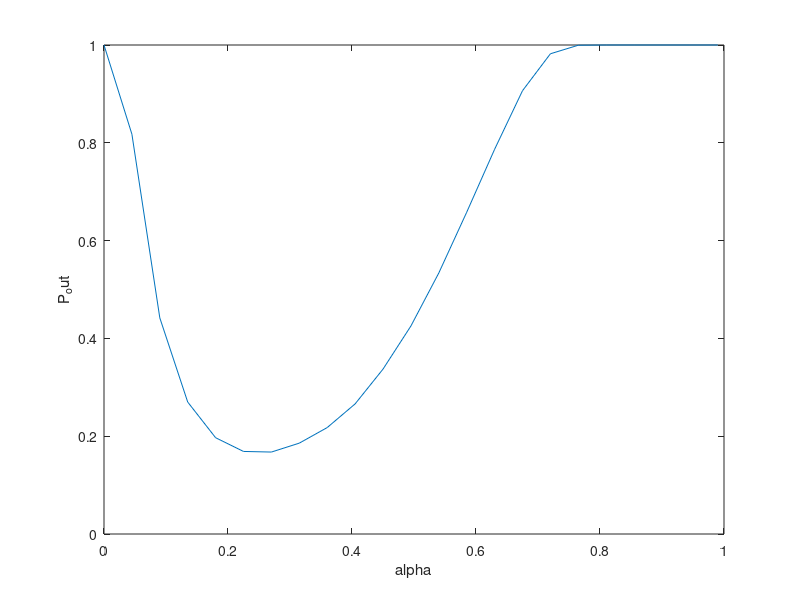

The MATLAB source for this figure:
clear
clc
L=1; % Number of Relays

N = 1e5;    % Samples   
Ns = 5;


NRi = zeros(L,1)'+ 4 ;  % Assuming all Realy have same number of antennas
Nd = 4;

mu_1i = [5 1]; 
mu_2i = [1 1];
mu_3i = [1 4];
mu_4i = [2 1];

I_sx = 2;
I_RiX = 2;
lambda2 = 1;
lambda3 = 1;
mu2=1/lambda2;
mu3=1/lambda2;
Pp = 1;
ita = 1;

R = 1;
T = 1;

% No = 1;
% sigma1sq = 1;
% C1 = sigma1sq*Pp + No;
% sigma2sq = 1;
% C2 = sigma2sq*Pp + No;

C1=1;C2=1;

% alpha = 0.2;
o=1;
for alpha = 0:0.045:1
                                     % Channel Initialization
    
                        % Ui
                        % i=1 for all term with suffix 'i'
    
    % Energy Harvesting Phase of Source
    
    hpsj_Nxj = exprnd(mu2, N, Ns);    % [ P --> Sj ] Nxj 
    Pt_Sj_max_Nx1 = (2*ita .*Pp.* (alpha./(1-alpha))).* sum (hpsj_Nxj,2);
    
    % End of Energy Harvesting Phase of Source
    
    hsjx_Nxj = exprnd(mu3, N, Ns); % [Sj --> X] Nxj
    X2_Nxj_U = (I_sx./hsjx_Nxj); % X2 = Ith/hsjx
    X_Nxj_U = min(Pt_Sj_max_Nx1,X2_Nxj_U); % X = min{Pt sj max , Ith/hsjx}
    
    hsjrik_kxjxN = exprnd(mu_1i(1),NRi(1),Ns,N); % [Sj --> R1k] NR1xNs
    Yi_1xjxN_U = sum(hsjrik_kxjxN,1); % Sum k = 1 --> k = NR1
    
    if Ns>1                                 % Logic make sure concatenate is correct for Ns=1 (it has to do with how squeeze works) 
        Yi_Nxj_U = squeeze(Yi_1xjxN_U)';   % Logic to reduce one dimention
    else
         Yi_Nxj_U = squeeze(Yi_1xjxN_U) ;   % Logic to reduce one dimention
    end
    
    Zi_U = (Yi_Nxj_U.*X_Nxj_U)./C1;
    [Ui_Nx1 , index_j_Nx1 ] = max(Zi_U,[],2) ;
    
    %                 % Vi
    
    % Energy Harvesting Phase of Relay
    
    hprik_Nxk = exprnd(mu_3i(1),N,NRi(1));
    Pt_Rik_max_Nx1 = (2*ita*Pp*(alpha./(1-alpha)) ).* (sum (hprik_Nxk,2));
    
    % End of Energy Harvesting Phase of Relay
    
    hrikx_Nxk = exprnd(mu_4i(1),N,NRi(1));  
    X2_Nxk_V = I_RiX./hrikx_Nxk;
    X_Nxk_V = min(Pt_Rik_max_Nx1,X2_Nxk_V);
    
    hrikdn_nxkxN = exprnd(mu_2i(1),Nd,NRi(1),N); % [R1k --> Dn] Nd x NR1
    Yi_1xkxN_V = sum(hrikdn_nxkxN,1);% Sum n = 1 --> n = Nd
    
    if NRi(1)>1                            
        Yi_Nxj_V = squeeze(Yi_1xkxN_V)';
    else
        Yi_Nxj_V = squeeze(Yi_1xkxN_V);
    end
    
    Zi_V = (Yi_Nxj_V.*X_Nxk_V)./C2;
    [Vi_Nx1 , index_k_Nx1 ] = max(Zi_V,[],2) ;
    
    
    
    gamma_e2e_Nx1 = min(Ui_Nx1,Vi_Nx1);
    Ro = (2.^((2*R)./(T.*(1-alpha)))-1);
    
    P_out(o) = sum(gamma_e2e_Nx1'<Ro)/N;
    o=o+1;
end

alpha = 0:0.045:1;
plot(alpha,P_out)
xlabel('alpha')
ylabel('P_out')
hold on